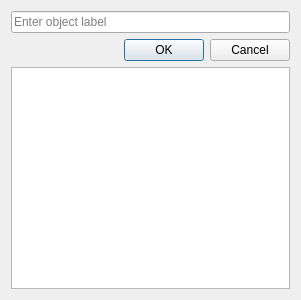
<?xml version="1.0" encoding="UTF-8"?>
<ui version="4.0">
 <class>DrawFinishedDialog</class>
 <widget class="QDialog" name="DrawFinishedDialog">
  <property name="geometry">
   <rect>
    <x>0</x>
    <y>0</y>
    <width>301</width>
    <height>300</height>
   </rect>
  </property>
  <property name="windowTitle">
   <string/>
  </property>
  <layout class="QVBoxLayout" name="verticalLayout">
   <item>
    <widget class="QLineEdit" name="lineEdit">
     <property name="inputMask">
      <string/>
     </property>
     <property name="text">
      <string/>
     </property>
     <property name="placeholderText">
      <string>Enter object label</string>
     </property>
    </widget>
   </item>
   <item>
    <widget class="QDialogButtonBox" name="buttonBox">
     <property name="orientation">
      <enum>Qt::Horizontal</enum>
     </property>
     <property name="standardButtons">
      <set>QDialogButtonBox::Cancel|QDialogButtonBox::Ok</set>
     </property>
     <property name="centerButtons">
      <bool>false</bool>
     </property>
    </widget>
   </item>
   <item>
    <widget class="QListWidget" name="listWidget"/>
   </item>
  </layout>
 </widget>
 <resources/>
 <connections>
  <connection>
   <sender>buttonBox</sender>
   <signal>accepted()</signal>
   <receiver>DrawFinishedDialog</receiver>
   <slot>accept()</slot>
   <hints>
    <hint type="sourcelabel">
     <x>248</x>
     <y>254</y>
    </hint>
    <hint type="destinationlabel">
     <x>157</x>
     <y>274</y>
    </hint>
   </hints>
  </connection>
  <connection>
   <sender>buttonBox</sender>
   <signal>rejected()</signal>
   <receiver>DrawFinishedDialog</receiver>
   <slot>reject()</slot>
   <hints>
    <hint type="sourcelabel">
     <x>316</x>
     <y>260</y>
    </hint>
    <hint type="destinationlabel">
     <x>286</x>
     <y>274</y>
    </hint>
   </hints>
  </connection>
 </connections>
</ui>
